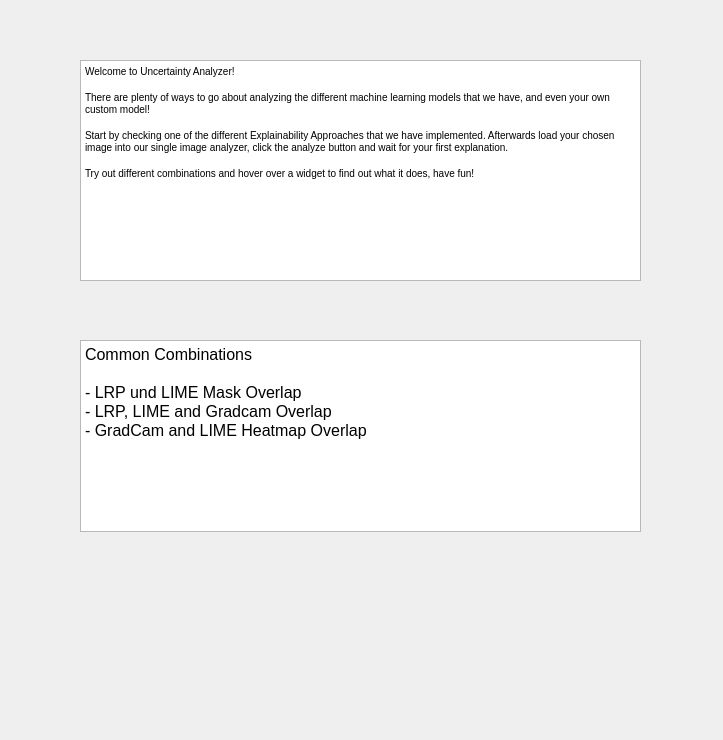
<?xml version="1.0" encoding="UTF-8"?>
<ui version="4.0">
 <class>Dialog</class>
 <widget class="QDialog" name="Dialog">
  <property name="geometry">
   <rect>
    <x>0</x>
    <y>0</y>
    <width>723</width>
    <height>740</height>
   </rect>
  </property>
  <property name="maximumSize">
   <size>
    <width>1920</width>
    <height>1080</height>
   </size>
  </property>
  <property name="windowTitle">
   <string>Keras Model - Uncertainty Analyzer</string>
  </property>
  <property name="autoFillBackground">
   <bool>true</bool>
  </property>
  <property name="styleSheet">
   <string notr="true">selection-color: rgb(150, 150, 150);</string>
  </property>
  <property name="sizeGripEnabled">
   <bool>false</bool>
  </property>
  <widget class="QTextBrowser" name="textBrowser">
   <property name="geometry">
    <rect>
     <x>80</x>
     <y>60</y>
     <width>561</width>
     <height>221</height>
    </rect>
   </property>
   <property name="html">
    <string>&lt;!DOCTYPE HTML PUBLIC &quot;-//W3C//DTD HTML 4.0//EN&quot; &quot;http://www.w3.org/TR/REC-html40/strict.dtd&quot;&gt;
&lt;html&gt;&lt;head&gt;&lt;meta name=&quot;qrichtext&quot; content=&quot;1&quot; /&gt;&lt;style type=&quot;text/css&quot;&gt;
p, li { white-space: pre-wrap; }
&lt;/style&gt;&lt;/head&gt;&lt;body style=&quot; font-family:'MS Shell Dlg 2'; font-size:7.8pt; font-weight:400; font-style:normal;&quot;&gt;
&lt;p style=&quot; margin-top:0px; margin-bottom:0px; margin-left:0px; margin-right:0px; -qt-block-indent:0; text-indent:0px;&quot;&gt;Welcome to Uncertainty Analyzer!&lt;/p&gt;
&lt;p style=&quot;-qt-paragraph-type:empty; margin-top:0px; margin-bottom:0px; margin-left:0px; margin-right:0px; -qt-block-indent:0; text-indent:0px;&quot;&gt;&lt;br /&gt;&lt;/p&gt;
&lt;p style=&quot; margin-top:0px; margin-bottom:0px; margin-left:0px; margin-right:0px; -qt-block-indent:0; text-indent:0px;&quot;&gt;There are plenty of ways to go about analyzing the different machine learning models that we have, and even your own custom model!&lt;/p&gt;
&lt;p style=&quot;-qt-paragraph-type:empty; margin-top:0px; margin-bottom:0px; margin-left:0px; margin-right:0px; -qt-block-indent:0; text-indent:0px;&quot;&gt;&lt;br /&gt;&lt;/p&gt;
&lt;p style=&quot; margin-top:0px; margin-bottom:0px; margin-left:0px; margin-right:0px; -qt-block-indent:0; text-indent:0px;&quot;&gt;Start by checking one of the different Explainability Approaches that we have implemented. Afterwards load your chosen image into our single image analyzer, click the analyze button and wait for your first explanation.&lt;/p&gt;
&lt;p style=&quot;-qt-paragraph-type:empty; margin-top:0px; margin-bottom:0px; margin-left:0px; margin-right:0px; -qt-block-indent:0; text-indent:0px;&quot;&gt;&lt;br /&gt;&lt;/p&gt;
&lt;p style=&quot; margin-top:0px; margin-bottom:0px; margin-left:0px; margin-right:0px; -qt-block-indent:0; text-indent:0px;&quot;&gt;Try out different combinations and hover over a widget to find out what it does, have fun!&lt;/p&gt;
&lt;p style=&quot;-qt-paragraph-type:empty; margin-top:0px; margin-bottom:0px; margin-left:0px; margin-right:0px; -qt-block-indent:0; text-indent:0px;&quot;&gt;&lt;br /&gt;&lt;/p&gt;
&lt;p style=&quot;-qt-paragraph-type:empty; margin-top:0px; margin-bottom:0px; margin-left:0px; margin-right:0px; -qt-block-indent:0; text-indent:0px;&quot;&gt;&lt;br /&gt;&lt;/p&gt;&lt;/body&gt;&lt;/html&gt;</string>
   </property>
  </widget>
  <widget class="QTextBrowser" name="textBrowser_2">
   <property name="geometry">
    <rect>
     <x>80</x>
     <y>340</y>
     <width>561</width>
     <height>192</height>
    </rect>
   </property>
   <property name="html">
    <string>&lt;!DOCTYPE HTML PUBLIC &quot;-//W3C//DTD HTML 4.0//EN&quot; &quot;http://www.w3.org/TR/REC-html40/strict.dtd&quot;&gt;
&lt;html&gt;&lt;head&gt;&lt;meta name=&quot;qrichtext&quot; content=&quot;1&quot; /&gt;&lt;style type=&quot;text/css&quot;&gt;
p, li { white-space: pre-wrap; }
&lt;/style&gt;&lt;/head&gt;&lt;body style=&quot; font-family:'MS Shell Dlg 2'; font-size:7.8pt; font-weight:400; font-style:normal;&quot;&gt;
&lt;p style=&quot; margin-top:0px; margin-bottom:0px; margin-left:0px; margin-right:0px; -qt-block-indent:0; text-indent:0px;&quot;&gt;&lt;span style=&quot; font-size:12pt;&quot;&gt;Common Combinations&lt;/span&gt;&lt;/p&gt;
&lt;p style=&quot;-qt-paragraph-type:empty; margin-top:0px; margin-bottom:0px; margin-left:0px; margin-right:0px; -qt-block-indent:0; text-indent:0px; font-size:12pt;&quot;&gt;&lt;br /&gt;&lt;/p&gt;
&lt;p style=&quot; margin-top:0px; margin-bottom:0px; margin-left:0px; margin-right:0px; -qt-block-indent:0; text-indent:0px;&quot;&gt;&lt;span style=&quot; font-size:12pt;&quot;&gt;- LRP und LIME Mask Overlap&lt;/span&gt;&lt;/p&gt;
&lt;p style=&quot; margin-top:0px; margin-bottom:0px; margin-left:0px; margin-right:0px; -qt-block-indent:0; text-indent:0px;&quot;&gt;&lt;span style=&quot; font-size:12pt;&quot;&gt;- LRP, LIME and Gradcam Overlap &lt;/span&gt;&lt;/p&gt;
&lt;p style=&quot; margin-top:0px; margin-bottom:0px; margin-left:0px; margin-right:0px; -qt-block-indent:0; text-indent:0px;&quot;&gt;&lt;span style=&quot; font-size:12pt;&quot;&gt;- GradCam and LIME Heatmap Overlap&lt;/span&gt;&lt;/p&gt;&lt;/body&gt;&lt;/html&gt;</string>
   </property>
  </widget>
 </widget>
 <resources/>
 <connections/>
</ui>
